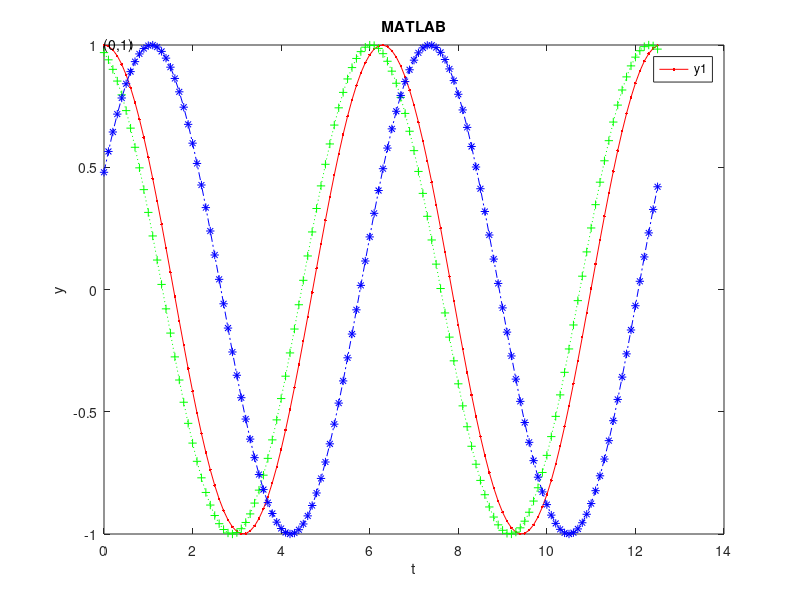

This chart was generated by the following MATLAB code:
clear all

%===TEST 6===%
t=0:0.1:4*pi;
y1=cos(t);
plot(t,y1,'r.-');
hold on;

y2=cos(t+0.25);
plot(t,y2,'g+:');
hold on;

y3=sin(t+0.5);
plot(t,y3,'b*-.');

%===TEST 7===%
title("MATLAB");
xlabel("t");
ylabel("y");
text(0,1,"(0,1)");
legend('y1')